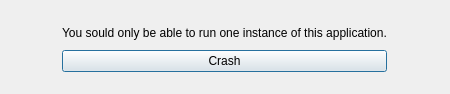
<?xml version="1.0" encoding="UTF-8"?>
<ui version="4.0">
 <class>Dialog</class>
 <widget class="QDialog" name="Dialog">
  <property name="geometry">
   <rect>
    <x>0</x>
    <y>0</y>
    <width>450</width>
    <height>94</height>
   </rect>
  </property>
  <property name="windowTitle">
   <string>Dialog</string>
  </property>
  <layout class="QHBoxLayout" name="horizontalLayout">
   <item>
    <spacer name="horizontalSpacer">
     <property name="orientation">
      <enum>Qt::Horizontal</enum>
     </property>
     <property name="sizeHint" stdset="0">
      <size>
       <width>71</width>
       <height>20</height>
      </size>
     </property>
    </spacer>
   </item>
   <item>
    <widget class="QWidget" name="widget" native="true">
     <layout class="QVBoxLayout" name="verticalLayout">
      <item>
       <widget class="QLabel" name="label">
        <property name="text">
         <string>You sould only be able to run one instance of this application.</string>
        </property>
       </widget>
      </item>
      <item>
       <widget class="QPushButton" name="pushButtonCrash">
        <property name="text">
         <string>Crash</string>
        </property>
       </widget>
      </item>
     </layout>
    </widget>
   </item>
   <item>
    <spacer name="horizontalSpacer_2">
     <property name="orientation">
      <enum>Qt::Horizontal</enum>
     </property>
     <property name="sizeHint" stdset="0">
      <size>
       <width>71</width>
       <height>20</height>
      </size>
     </property>
    </spacer>
   </item>
  </layout>
 </widget>
 <layoutdefault spacing="6" margin="11"/>
 <resources/>
 <connections/>
</ui>
